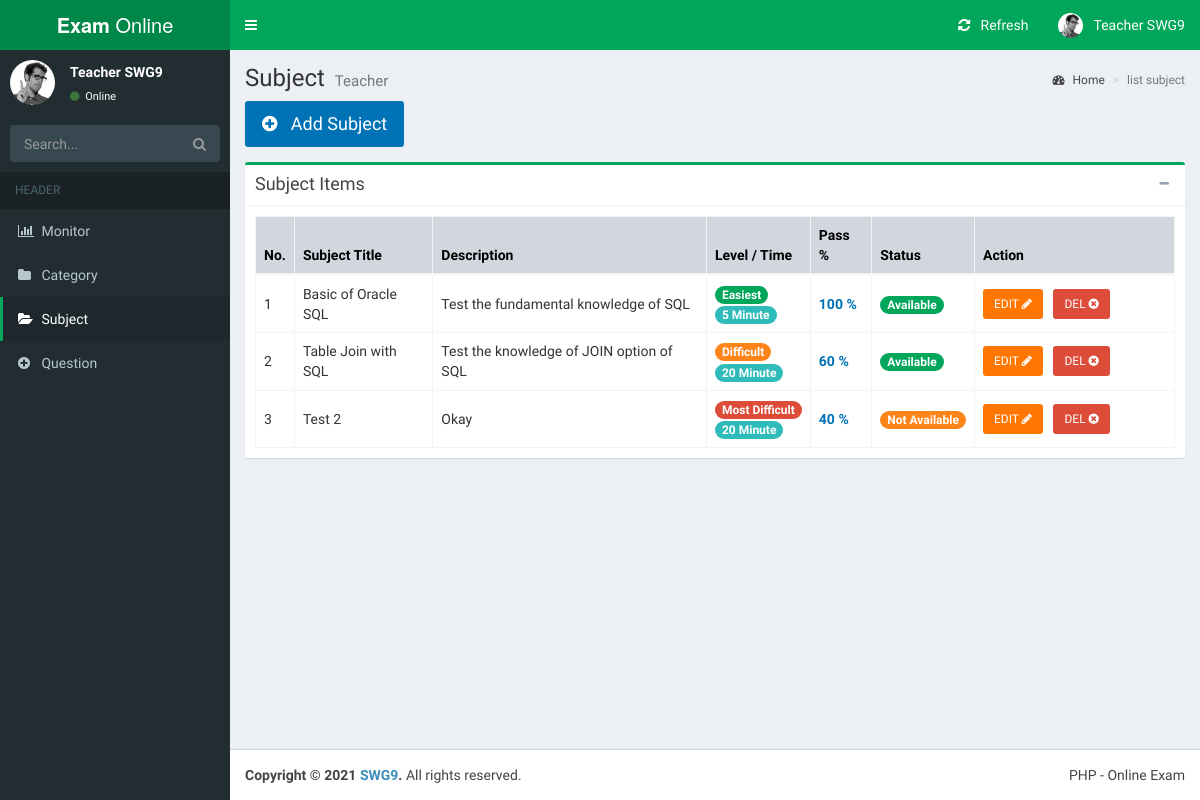
The page /teacher/subject.php (signed in) on the database as committed earlier.
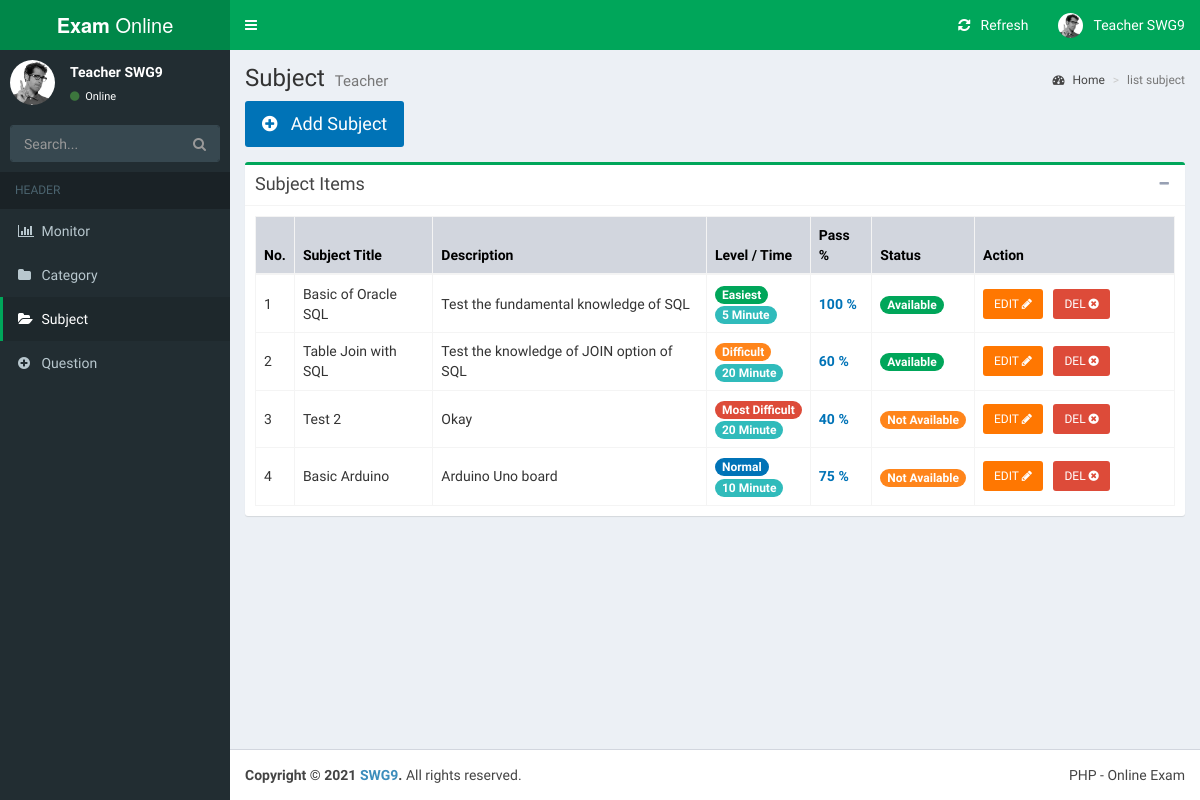
The same page on the database as committed later.
### tables this page shows
CREATE TABLE `tb_subjects` (
                               `sub_id` int(11) NOT NULL,
                               `title` text NOT NULL,
                               `description` text,
                               `level` int(3) NOT NULL,
                               `give_minute` int(5) NOT NULL,
                               `pass_percent` int(11) NOT NULL,
                               `use_count` int(2) NOT NULL,
                               `status` tinyint(4) NOT NULL,
                               `created_at` timestamp NOT NULL DEFAULT CURRENT_TIMESTAMP,
                               `updated_at` timestamp NOT NULL DEFAULT CURRENT_TIMESTAMP,
                               `cat_id` int(11) NOT NULL,
                               `teacher_id` int(11) NOT NULL
);

### teacher/subject.php (the view, shortened to what the changed rows need)
<?php
include_once '../process/connector.php';
$user_id = $_SESSION['user_id'];
?>
<!DOCTYPE html>
<html>
<head>
    <link rel="stylesheet" href="../assets/plugins/bootstrap/dist/css/bootstrap.min.css">
    <link rel="stylesheet" href="../assets/plugins/font-awesome/css/font-awesome.min.css">
    <link rel="stylesheet" href="../assets/plugins/Ionicons/css/ionicons.min.css">
    <link rel="stylesheet" href="../assets/css/AdminLTE.min.css">
    <link rel="stylesheet" href="../assets/css/skins/skin-green.min.css">
    <link rel="stylesheet" href="../assets/css/exam.css">
</head>
<body class="hold-transition skin-green fixed sidebar-mini">
<div class="wrapper">
    <div class="content-wrapper">
        <section class="content-header">
            <h1>
                Subject
                <small>Teacher</small>
            </h1>
        </section>
        <section class="content container-fluid">
            <div class="box box-success">
                <div class="box-body">
                    <table class="table no-margin table-bordered table-hover">
                        <thead>
                        <tr class="bg-gray">
                            <th style="width: 10px">No.</th>
                            <th>Subject Title</th>
                            <th>Description</th>
                            <th>Level / Time</th>
                            <th>Pass %</th>
                            <th>Status</th>
                            <th style="width: 200px">Action</th>
                        </tr>
                        </thead>
                        <tbody>
                        <?php
                        $sql = "SELECT * FROM `tb_subjects` WHERE `teacher_id`=$user_id";
                        $result = mysqli_query($link, $sql);
                        $count = mysqli_num_rows($result);
                        $no = 0;
                        if ($count > 0) {
                            while ($row = mysqli_fetch_assoc($result)) {
                                ?>
                                <tr>
                                    <td><?= @++$no ?></td>
                                    <td><?= htmlspecialchars($row['title']) ?></td>
                                    <td><?= htmlspecialchars($row['description']) ?></td>
                                    <td>
                                        <?php
                                        if ($row['level'] == 1) {
                                            echo "<span class=\"text-center badge bg-green\">Easiest</span>";
                                        } else if ($row['level'] == 2) {
                                            echo "<span class=\"text-center badge bg-blue\">Normal</span>";
                                        } else if ($row['level'] == 3) {
                                            echo "<span class=\"text-center badge bg-orange\">Difficult</span>";
                                        } else {
                                            echo "<span class=\"text-center badge bg-red\">Most Difficult</span>";
                                        }
                                        ?>
                                        <br/>
                                        <span class="text-center badge bg-teal-active">
                                        <?= htmlspecialchars($row['give_minute']) ?> Minute
                                    </td>
                                    <td>
                                        <span class='text-blue text-bold'><?= htmlspecialchars($row['pass_percent']) ?> %</span>
                                    </td>
                                    <td>
                                        <?php
                                        if ($row['status'] == 1) {
                                            echo "<span class=\"text-center badge bg-green\">Available</span>";
                                        } else {
                                            echo "<span class=\"text-center badge bg-orange\">Not Available</span>";
                                        }
                                        ?>
                                    </td>
                                    <td>
                                        <form action="<?php echo $_SERVER['PHP_SELF']; ?>" method="POST">
                                            <a href="edit-subject.php?sub_id=<?= htmlspecialchars($row['sub_id']) ?>"
                                               class="btn btn-sm bg-orange-active">EDIT <i
                                                        class="fa fa-pencil"></i></a> &nbsp;
                                            <button type="button"
                                                    data-toggle="modal"
                                                    data-target="#deleteItem"
                                                    data-s-id="<?= htmlspecialchars($row['sub_id']) ?>"
                                                    class="btn bg-red btn-sm show-btn-del">DEL <i
                                                        class="fa fa-times-circle"></i>
                                            </button>
                                        </form>
                                    </td>
                                </tr>
                                <?php
                            }
                        }
                        ?>
                        </tbody>
                    </table>
                </div>
            </div>
        </section>
    </div>
</div>
</body>
</html>

Rows that differ between the two databases and show on the page:
added tb_subjects: no "4", title "Basic Arduino", description "Arduino Uno board", level "Normal", give_minute "10", pass_percent "75", status "Not Available"
